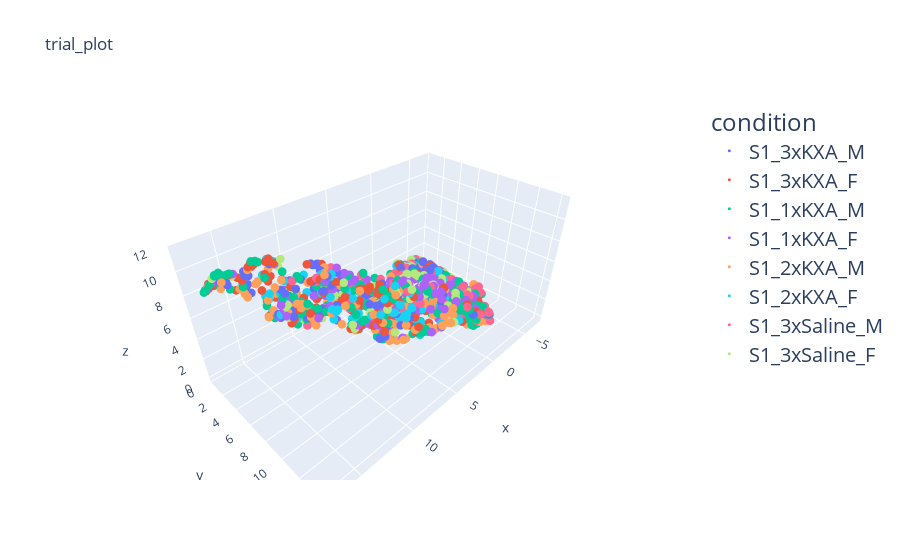

This figure's notebook cell:
### Code cell
parameters['Vectorizations']['vect_method_parameters'] = {'persistence_image': {
                                                          "rescale_lims": False,
                                                          "xlims" : None,
                                                          "ylims" : None,
                                                          "bw_method" : None,
                                                          "barcode_weight" : None,
                                                          "norm_method" : "sum",
                                                          "resolution" : 100,
                                                          "parallel":False
                                                                                },

                                                        }

perform_this = getattr(protocol, 'Vectorizations')
perform_this()

parameters['Dim_reductions']['vectors_to_reduce'] = 'pi'
perform_this = getattr(protocol, 'Dim_reductions')
perform_this()

protocol.parameters['Plotting']={"morphoframe_filepath" : 0,
                                 "morphoframe_name" : "tmd_test",
                                 "conditions" : ["Region", "Model", "Sex"],
                                 "reduced_vectors_name" : "pca_umap",
                                 "axis_labels" : ['x', 'y', 'z'],
                                 "title" : "trial_plot",
                                 "save_data" : True,
                                 "save_folderpath" : "examples/trial_folder/plot",
                                 "save_filename" : 0,
                                 "size" : 3,
                                 "colors" : ['red', 'orange', 'blue', 'purple', 'green', 'brown'],
                                 'amount' : 0.1
                                }
perform_this = getattr(protocol, 'Plotting')
perform_this()

### Figure 1 — Plotly figure (JSON) as saved in the notebook; plotly's stock layout.template omitted (floating-point values rounded to 4 significant figures; data arrays with more than 128 entries replaced by an {"elided": "..."} marker saying what was removed)
{"data": [{"hovertemplate": "condition=S1_3xKXA_M<br>x=%{x}<br>y=%{y}<br>z=%{z}<extra></extra>", "legendgroup": "S1_3xKXA_M", "marker": {"color": "#636efa", "size": 3, "symbol": "circle"}, "mode": "markers", "name": "S1_3xKXA_M", "scene": "scene", "showlegend": true, "type": "scatter3d", "x": {"elided": "136 float values"}, "y": {"elided": "136 float values"}, "z": {"elided": "136 float values"}}, {"hovertemplate": "condition=S1_3xKXA_F<br>x=%{x}<br>y=%{y}<br>z=%{z}<extra></extra>", "legendgroup": "S1_3xKXA_F", "marker": {"color": "#EF553B", "size": 3, "symbol": "circle"}, "mode": "markers", "name": "S1_3xKXA_F", "scene": "scene", "showlegend": true, "type": "scatter3d", "x": {"elided": "152 float values"}, "y": {"elided": "152 float values"}, "z": {"elided": "152 float values"}}, {"hovertemplate": "condition=S1_1xKXA_M<br>x=%{x}<br>y=%{y}<br>z=%{z}<extra></extra>", "legendgroup": "S1_1xKXA_M", "marker": {"color": "#00cc96", "size": 3, "symbol": "circle"}, "mode": "markers", "name": "S1_1xKXA_M", "scene": "scene", "showlegend": true, "type": "scatter3d", "x": {"elided": "211 float values"}, "y": {"elided": "211 float values"}, "z": {"elided": "211 float values"}}, {"hovertemplate": "condition=S1_1xKXA_F<br>x=%{x}<br>y=%{y}<br>z=%{z}<extra></extra>", "legendgroup": "S1_1xKXA_F", "marker": {"color": "#ab63fa", "size": 3, "symbol": "circle"}, "mode": "markers", "name": "S1_1xKXA_F", "scene": "scene", "showlegend": true, "type": "scatter3d", "x": {"elided": "160 float values"}, "y": {"elided": "160 float values"}, "z": {"elided": "160 float values"}}, {"hovertemplate": "condition=S1_2xKXA_M<br>x=%{x}<br>y=%{y}<br>z=%{z}<extra></extra>", "legendgroup": "S1_2xKXA_M", "marker": {"color": "#FFA15A", "size": 3, "symbol": "circle"}, "mode": "markers", "name": "S1_2xKXA_M", "scene": "scene", "showlegend": true, "type": "scatter3d", "x": {"elided": "159 float values"}, "y": {"elided": "159 float values"}, "z": {"elided": "159 float values"}}, {"hovertemplate": "condition=S1_2xKXA_F<br>x=%{x}<br>y=%{y}<br>z=%{z}<extra></extra>", "legendgroup": "S1_2xKXA_F", "marker": {"color": "#19d3f3", "size": 3, "symbol": "circle"}, "mode": "markers", "name": "S1_2xKXA_F", "scene": "scene", "showlegend": true, "type": "scatter3d", "x": {"elided": "136 float values"}, "y": {"elided": "136 float values"}, "z": {"elided": "136 float values"}}, {"hovertemplate": "condition=S1_3xSaline_M<br>x=%{x}<br>y=%{y}<br>z=%{z}<extra></extra>", "legendgroup": "S1_3xSaline_M", "marker": {"color": "#FF6692", "size": 3, "symbol": "circle"}, "mode": "markers", "name": "S1_3xSaline_M", "scene": "scene", "showlegend": true, "type": "scatter3d", "x": [-6.13, -3.59, 10.44, -6.126, -4.839, 0.208, -4.917, 6.525, 1.416, -0.01597, 13.52, 6.49, -5.082, 4.185, 4.483, -3.5, 3.231, -4.384, 11.26, 4.374, 2.559, -0.0972, 12.76, 9.5, -2.755, -3.698, 12.68, 2.469, -6.713, -2.726, -3.245, -5.84, 0.2436, 4.146, 12.74, -6.075, 8.816, 0.4183, -2.47, -5.629, -2.715, -4.927, 8.956, -2.033, -5.789, -0.04464, 2.088, 8.864, -2.482, 0.5837, 5.883, 0.6406, -4.668, -1.321, 2.36, -4.479, -1.244, -5.142, -1.675, -4.795, -5.763, -5.794, 5.993, -0.1735, -6.233, -5.256, 0.8011, 10.8, -5.744, -1.09, 6.325, -5.726, -6.848, -0.2014, 9.264, 4.624, 8.311, 4.602, 8.183, -0.4114, -0.1434, -1.285, -0.3142, -0.9108, -3.303, -0.7893, -5.189, -5.765, -6.628, -1.16, 0.931, 7.994, -5.23, -5.416, -2.959, -5.027, -5.432, -5.395, -0.9005, 2.657, -2.498, -6.606, -3.152, -5.444, -6.664, -0.851, -5.932, 3.164, -2.905, 5.184, 7.732, 8.999], "y": [4.724, 4.614, 9.286, 2.354, 0.8834, 4.212, 3.494, 6.754, 11.94, 10.66, 7.132, 11.12, 1.463, 7.215, 7.872, 0.8895, 13.56, 5.569, 9.869, 7.238, 5.495, 11.68, 8.709, 4.114, 6.436, 3.802, 8.505, 14.26, 3.097, 9.007, 1.554, 1.484, 9.25, 3.11, 6.964, 2.469, 12.16, 12.76, 6.355, 0.6905, 10.96, 0.7246, 8.519, 11.83, 0.7421, 10.84, 8.997, 10.33, 9.233, 4.78, 7.482, 13.92, 4.055, 6.885, 8.0, 5.711, 11.53, 0.6871, 2.458, 4.109, 8.18, 0.8912, 5.934, 5.436, 1.782, 0.7418, 12.07, 7.646, 7.813, 10.04, 9.017, 8.501, 3.371, 9.53, 7.557, 11.15, 6.414, 10.24, 6.59, 12.55, 13.69, 9.91, 11.1, 11.99, 10.61, 11.52, 4.232, 8.415, 3.33, 11.4, 14.02, 11.73, 4.709, 6.597, 8.08, 5.498, 7.746, 6.176, 12.57, 11.43, 8.048, 2.606, 8.605, 5.722, 4.909, 9.372, 5.021, 11.3, 8.1, 5.598, 11.34, 12.86], "z": [0.127, 2.065, 9.42, 0.8582, 0.9063, 1.724, 0.2958, 3.319, 3.845, 2.639, 10.54, 7.104, 0.6642, 2.643, 2.625, 1.367, 6.402, 0.8016, 8.633, 6.922, 0.9901, 2.267, 11.16, 5.869, 0.5601, 1.603, 10.73, 5.667, 0.2958, 0.878, 1.442, 0.7804, 1.501, 3.692, 6.369, 0.9268, 8.572, 3.053, 0.6732, 1.085, 1.427, 0.853, 9.527, 1.882, 0.879, 5.27, 4.501, 9.996, 0.5529, 2.718, 6.132, 4.628, 0.3219, 1.33, 3.558, 1.317, 5.005, 0.726, 1.765, 0.2059, 0.2745, 0.4948, 4.163, 3.395, 0.2259, 0.7005, 5.383, 10.56, 0.1487, 2.821, 7.781, 0.3518, 0.09002, 5.266, 7.476, 7.689, 5.978, 5.658, 6.813, 3.737, 3.252, 2.046, 4.447, 4.814, 1.64, 5.047, 0.01982, 0.3191, 0.1738, 4.997, 4.926, 10.04, 0.09493, 0.4176, 1.734, 0.6052, 0.3588, 0.4516, 3.718, 5.221, 1.657, 0.1745, 1.467, 0.1943, -0.06178, 1.544, -0.02015, 4.618, 1.798, 4.146, 9.748, 10.35]}, {"hovertemplate": "condition=S1_3xSaline_F<br>x=%{x}<br>y=%{y}<br>z=%{z}<extra></extra>", "legendgroup": "S1_3xSaline_F", "marker": {"color": "#B6E880", "size": 3, "symbol": "circle"}, "mode": "markers", "name": "S1_3xSaline_F", "scene": "scene", "showlegend": true, "type": "scatter3d", "x": [-2.681, 0.009599, -6.945, 4.839, 6.414, 3.715, -0.8942, 6.048, -5.816, -3.461, 3.0, -3.545, 12.29, 6.874, 3.67, 0.5604, 0.8848, -1.074, -0.9864, 2.395, -5.991, -6.892, 3.579, 1.825, -4.288, 3.918, -6.637, -5.432, 1.85, -4.941, 2.09, -5.881, 3.111, -2.49, 2.39, -6.496, 10.19, -4.791, -0.08672, -0.9696, 0.2194, -4.122, 3.475, 13.35, 9.273, 0.4106, -4.876, -5.384, 8.77, -6.907, -3.497, -2.17, 13.91, -0.54, 4.816, -5.157, 11.37, 13.5, 2.39, -5.832, 12.36, 14.06, 11.31, 10.57, -3.325, -1.271, 6.677, 12.91, 16.57, 10.34, 10.35, 13.39, 2.088, 4.798, 8.637, -5.834, 5.668, -5.872, 4.23, 9.405, -4.39, 3.87, 1.135, 15.45, 5.012, 5.339, -3.875, -0.8474, -0.2986, 5.247, 8.756, -0.1547, -5.457, 8.011, 7.779, 0.7116, -4.898, -2.604, 9.919, 1.402, 8.978, 9.386, -2.793, 4.66, -1.753, 4.231, -2.66, 10.7, -5.502], "y": [7.673, 8.187, 3.474, 5.171, 9.343, 9.912, 9.746, 7.221, 4.481, 1.4, 12.29, 8.127, 4.526, 11.19, 12.15, 9.054, 4.387, 6.281, 10.12, 11.95, 6.126, 3.768, 4.939, 9.282, 5.939, 8.631, 3.599, 6.312, 9.044, 3.936, 8.78, 1.408, 8.068, 9.788, 11.83, 2.45, 12.29, 8.736, 12.0, 6.952, 4.737, 5.464, 7.733, 5.795, 12.3, 5.002, 8.755, 5.126, 13.01, 4.379, 3.67, 6.747, 6.787, 6.017, 3.001, 0.4505, 10.25, 5.993, 9.614, 0.7022, 5.975, 6.796, 9.526, 7.45, 1.165, 5.544, 7.2, 3.492, 2.193, 4.729, 5.342, 5.446, 7.31, 8.52, 12.51, 0.7076, 9.541, 0.9358, 13.24, 6.889, 1.224, 4.13, 9.658, 2.728, 10.71, 4.58, 1.248, 10.81, 5.864, 6.165, 9.598, 6.751, 1.19, 11.78, 9.049, 4.699, 3.452, 4.246, 6.513, 7.051, 10.36, 9.784, 0.6757, 5.18, 7.335, 5.017, 8.639, 9.626, 0.4327], "z": [0.6544, 4.23, 0.1774, 4.164, 3.371, 5.915, 1.749, 6.023, 0.1346, 1.377, 6.498, 1.004, 7.873, 7.795, 6.004, 5.311, 2.114, 3.366, 2.099, 4.954, 0.2761, 0.03257, 4.141, 5.43, 0.5394, 2.647, 0.1641, 0.3357, 4.671, 0.0449, 5.484, 0.5195, 4.114, 1.438, 6.349, 0.2004, 9.277, 1.211, 2.045, 2.665, 1.581, 1.582, 6.698, 11.51, 10.1, 0.9696, 1.083, 0.06325, 10.44, -0.05955, 0.6396, 2.069, 8.68, 2.432, 3.999, 1.105, 7.53, 6.941, 6.037, 0.9526, 6.147, 8.616, 10.51, 8.045, 1.429, 3.331, 6.585, 7.05, 9.818, 4.888, 4.727, 10.81, 5.881, 7.253, 10.58, 0.9575, 2.317, 0.9593, 5.354, 7.309, 0.9647, 3.889, 4.892, 9.719, 7.832, 3.27, 1.132, 4.335, 3.695, 4.143, 6.807, 3.268, 0.5298, 10.04, 6.714, 2.722, 0.125, 1.042, 7.523, 5.247, 9.325, 7.207, 1.806, 4.027, 2.127, 4.168, 1.161, 6.431, 0.9876]}], "layout": {"legend": {"font": {"size": 20}, "title": {"text": "condition"}, "tracegroupgap": 0}, "scene": {"domain": {"x": [0, 1], "y": [0, 1]}, "xaxis": {"title": {"text": "x"}}, "yaxis": {"title": {"text": "y"}}, "zaxis": {"title": {"text": "z"}}}, "title": {"text": "trial_plot"}}}
